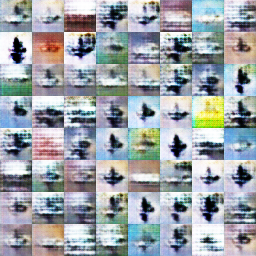
#> input picture exa/samples_DGAN_cifar-0.png, 256 x 256 px
$ python split.py exa 100   (older library calls are emulated)
#> lines starting #> are read from the running program, lines starting #| are printed output that depends on the picture
# -*- coding: utf-8 -*-
"""
Created on Fri Mar  2 04:36:44 2018

@author: Oliver
"""

import sys
import os, errno
import scipy.misc
import math
import itertools

def imsave(image, path):
    return scipy.misc.imsave(path, image)

def ensure_directory(directory):
    try:
        os.makedirs(directory)
    except OSError as e:
        if e.errno != errno.EEXIST:
            raise

def insert_into_filename(fname, suffix):
    start, end = fname.split('.',1)
    return start + suffix + '.' + end

def patches(image, side):
    dx,dy = map(int, (image.shape[0] / side, image.shape[1] / side))
    square = itertools.product(range(0,image.shape[0], dx), range(0,image.shape[1], dy))

    if len(image.shape) == 2:
        return [ image[i:i+dx, j:j+dy] for (i,j) in square]

    return [ image[i:i+dx, j:j+dy, :] for (i,j) in square]


if __name__ == '__main__':
    folderpath = sys.argv[1]
    batchsize = int(sys.argv[2])

    side_length = int(math.sqrt(batchsize))
    assert(side_length * side_length == batchsize)

    ensure_directory(os.path.join(folderpath, 'split'))

    for imgname in os.listdir(folderpath) :
        if os.path.isfile(os.path.join(folderpath, imgname)):
            image = scipy.misc.imread(os.path.join(folderpath, imgname))
#> image is the input picture: shape (256, 256, 3); mean R, G, B 156.9, 162.9, 168.3

            for count,patch in enumerate(patches(image, side_length)) :
#> in patches, `dx,dy = map(int, (image.shape[0] / side, image.shape[1] / side))`: dx = 25
                name = os.path.join(folderpath, 'split', insert_into_filename(imgname, "-split"+str(count)))
                print(name)
                imsave(patch, name)
#> this loop made 121 passes
#| exa/split/samples_DGAN_cifar-0-split0.png
#| exa/split/samples_DGAN_cifar-0-split1.png
#| exa/split/samples_DGAN_cifar-0-split2.png
#| exa/split/samples_DGAN_cifar-0-split3.png
#| exa/split/samples_DGAN_cifar-0-split4.png
#| exa/split/samples_DGAN_cifar-0-split5.png
#| exa/split/samples_DGAN_cifar-0-split6.png
#| exa/split/samples_DGAN_cifar-0-split7.png
#> (further printed lines are left out)
#> pass 1, in imsave, `return scipy.misc.imsave(path, image)`:
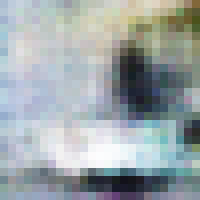
#> saved as samples_DGAN_cifar-0-split0.png: PIL image 25x25 RGB (shown 8 times larger); mean R, G, B 157.2, 166.3, 168.7
#> pass 2, in imsave (call 2), `return scipy.misc.imsave(path, image)`:
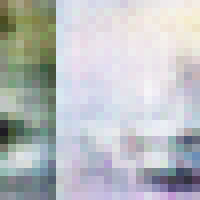
#> saved as samples_DGAN_cifar-0-split1.png: PIL image 25x25 RGB (shown 8 times larger); mean R, G, B 186.2, 189.4, 192
#> pass 2 of the loop `for imgname in os.listdir(folderpath) :`:
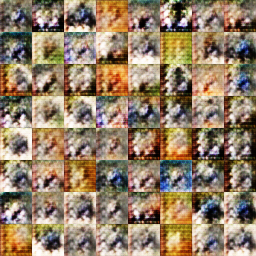
#> input picture exa/samples_DGAN_cifar-5.png, 256 x 256 px
#> image is the input picture: shape (256, 256, 3); mean R, G, B 147.7, 127.6, 103.9
#> the loop `for count,patch in enumerate(patches(image, side_length)) :` made 121 passes
#| exa/split/samples_DGAN_cifar-5-split0.png
#| exa/split/samples_DGAN_cifar-5-split1.png
#| exa/split/samples_DGAN_cifar-5-split2.png
#| exa/split/samples_DGAN_cifar-5-split3.png
#| exa/split/samples_DGAN_cifar-5-split4.png
#> (further printed lines are left out)
#> pass 1, in imsave (call 122), `return scipy.misc.imsave(path, image)`:
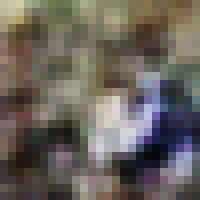
#> saved as samples_DGAN_cifar-5-split0.png: PIL image 25x25 RGB (shown 8 times larger); mean R, G, B 105.9, 99.4, 92.9
#> pass 2, in imsave (call 123), `return scipy.misc.imsave(path, image)`:
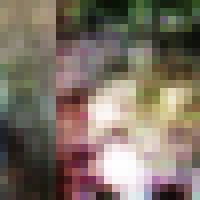
#> saved as samples_DGAN_cifar-5-split1.png: PIL image 25x25 RGB (shown 8 times larger); mean R, G, B 123.8, 112.8, 100.1
